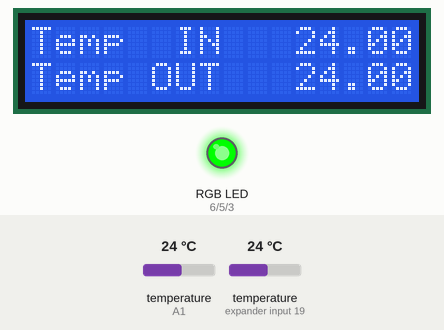
This sketch was run on a simulated Arduino Uno, built with avr-gcc and run on an emulated ATmega328P. On the bench: 16×2 character LCD, an RGB LED mixed from three pins (HIGH = lit). Inputs (shaded band) come from the test bench; at power-on: temperature (sensors on A1, expander input 19) 24 °C. What the sketch prints to the serial monitor is not drawn.

Above: at 1.2 s.
1.3 s: temperature (sensor on A1) set to 19.8 °C
At 3.8 s:
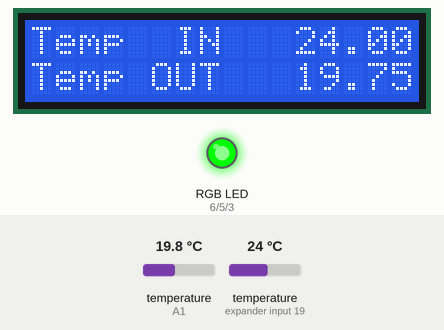
4.1 s: temperature (sensor on A1) set to 18.3 °C
At 5.5 s:
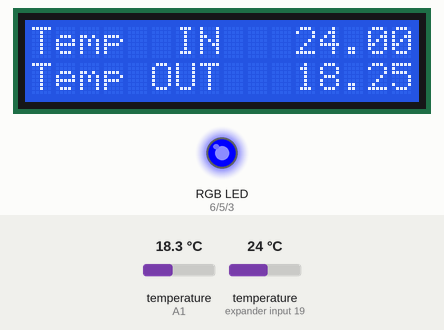
6.6 s: temperature (sensor on A1) set to 28 °C
At 8.9 s:
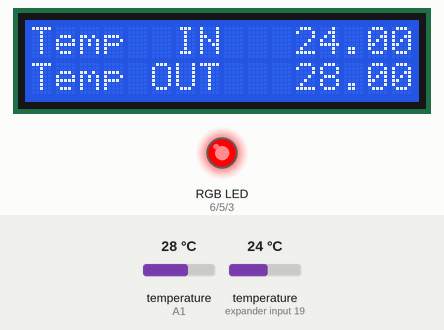
9.6 s: temperature (sensor on expander input 19) set to 12 °C
At 10.6 s:
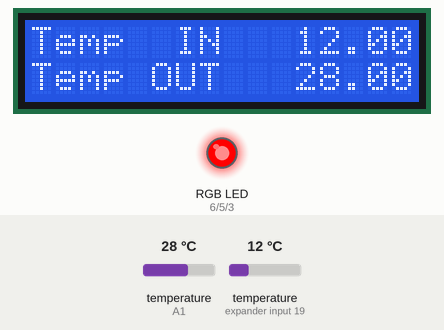
12.1 s: temperature (sensor on expander input 19) set to 19 °C
At 13.9 s:
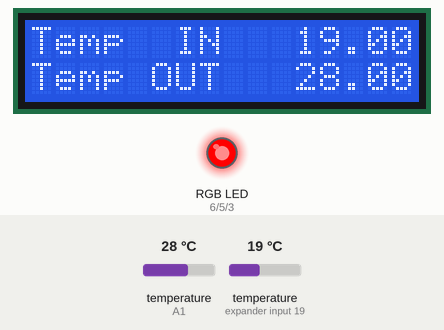
15.0 s: temperature (sensor on expander input 19) set to 28 °C
At 15.6 s:
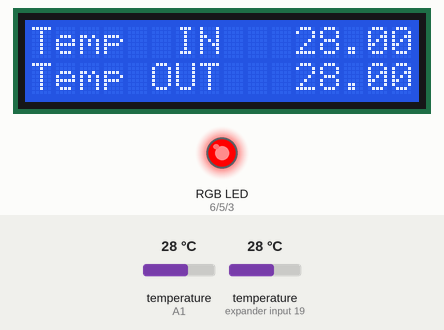
Timing chart, 0 to 18.0 s (numbered marks = the images above; inputs shaded):
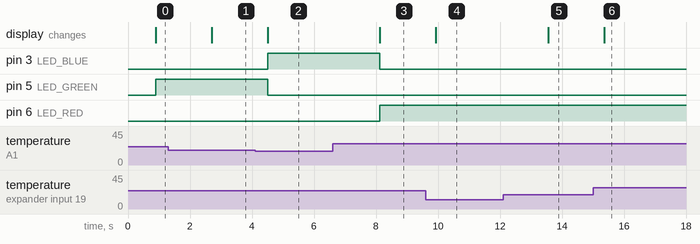

The sketch:

Task1.ino
```cpp
#include <Wire.h>
#include <LiquidCrystal_I2C.h>
#include <OneWire.h>
#include <DallasTemperature.h>

#define LED_RED 6
#define LED_GREEN 5
#define LED_BLUE 3

LiquidCrystal_I2C lcd(0x27, 16, 2);

void initLCD() {
  lcd.init();
  lcd.clear();
  lcd.backlight();
}

void initRGB()
{
  pinMode(LED_RED, OUTPUT);
  pinMode(LED_GREEN, OUTPUT);
  pinMode(LED_BLUE, OUTPUT);
  digitalWrite(LED_RED, LOW);
  digitalWrite(LED_GREEN, LOW);
  digitalWrite(LED_BLUE, LOW);
}

OneWire oneWire(A1);
DallasTemperature tempSensors(&oneWire);

float minTemperature = 125.0;
float maxTemperature = -55.0;

void checkTemperatureOut(float temperatureOut) {
  if (temperatureOut > maxTemperature) {
    maxTemperature = temperatureOut;
  }
  else if (temperatureOut < minTemperature) {
    minTemperature = temperatureOut;
  }
  Serial.println("Max temp: " + String(maxTemperature) + " | Min temp: " + String(minTemperature));
}

void updateTemperatures() {
  tempSensors.requestTemperatures();
  float tempIn = tempSensors.getTempCByIndex(1);
  float tempOut = tempSensors.getTempCByIndex(0);

  checkTemperatureOut(tempOut);

  char buffer[40];
  sprintf(buffer, "Temp  IN%8s", String(tempIn, 2).c_str());
  lcd.setCursor(0, 0);
  lcd.print(buffer);
  sprintf(buffer, "Temp OUT%8s", String(tempOut, 2).c_str());
  lcd.setCursor(0, 1);
  lcd.print(buffer);

  changeColor(tempOut);
}

void changeColor(float temperatureOut) {
  const float comfortZoneMin = 19.0;
  const float comfortZoneMax = 25.0;

  if (temperatureOut < comfortZoneMin) {
    analogWrite(LED_RED, 0);
    analogWrite(LED_GREEN, 0);
    analogWrite(LED_BLUE, 255);
  }
  else if (temperatureOut > comfortZoneMax) {
    analogWrite(LED_BLUE, 0);
    analogWrite(LED_GREEN, 0);
    analogWrite(LED_RED, 255);
  }
  else {
    analogWrite(LED_BLUE, 0);
    analogWrite(LED_RED, 0);
    analogWrite(LED_GREEN, 255);
  }
}


void setup()
{
    tempSensors.begin();
    initLCD();
    initRGB();
    Serial.begin(9600);
    while (!Serial){}
}

void loop()
{
    updateTemperatures();
    delay(1000);
}
```

Measured:
- the behaviour switches between 19 and 18.9 °C on temperature (sensor on A1) (found by bisection; images 1 and 2)
- after the input at 1.3 s, the display: changes after 1.4 s (image 1)
- after the input at 4.1 s, pin 3 (LED_BLUE): LOW → HIGH after 0.41 s; pin 5 (LED_GREEN): HIGH → LOW after 0.41 s; the display: changes after 0.41 s (image 2)
- after the input at 6.6 s, pin 3 (LED_BLUE): HIGH → LOW after 1.5 s; pin 6 (LED_RED): LOW → HIGH after 1.5 s; the display: changes after 1.5 s (image 3)
- after the input at 9.6 s, the display: changes after 0.33 s (image 4)
- after the input at 12.1 s, the display: changes after 1.5 s (image 5)
- after the input at 15.0 s, the display: changes after 0.36 s (image 6)
